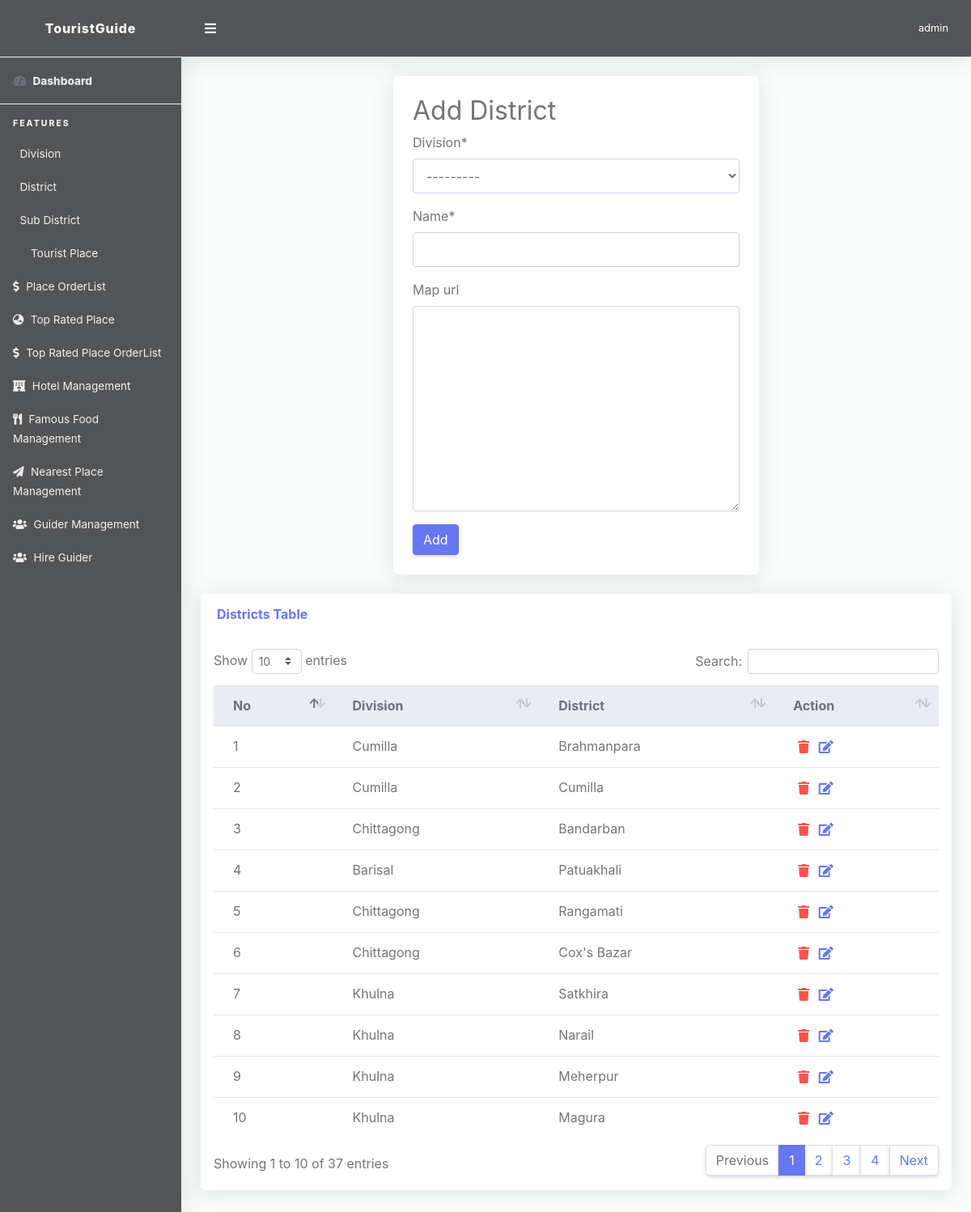
/superadmin/district-page (signed in), run on the app's committed database.
### account/models.py (models this page shows, shortened)
class User(AbstractUser):
    name = models.CharField(max_length=100)
    contact_number = models.CharField(max_length=14, default='')
    favt_food = models.CharField(max_length=100)
    favt_place = models.CharField(max_length=100)
    balance=models.FloatField(default=0.0)

### places/models.py (models this page shows, shortened)
class Division(models.Model):
    name = models.CharField(blank=False, max_length=30)
    def __str__(self):
        return self.name

class District(models.Model):
    division = models.ForeignKey(Division, on_delete=models.CASCADE)
    name = models.CharField(blank=False, max_length=30)
    map_url=models.TextField(default="",blank=True)

### My_Admin/views.py (the view)
# urls.py: path('district-page',views.Districtmanagement,name='district_page'),
def Districtmanagement(request):
    district_data = District.objects.all().order_by("-id")
    if request.user.is_superuser:
        if request.method == "POST":
            form = DistrictForm(request.POST)
            if form.is_valid():
                form.save()
                messages.success(request, "District Saved successfully", extra_tags="district_add")
                return redirect(request.POST['next'])
        else:
            form = DistrictForm()
        context = {
            'form': form,
            'district_data': district_data,
        }
        return render(request, 'App_Admin/district.html', context)
    else:
        return redirect('home')

### My_Admin/forms.py
class DistrictForm(forms.ModelForm):
    class Meta:
        model = District
        fields = "__all__"

### templates/App_Admin/district.html (shortened to what this page needs)
{% extends 'App_Admin/base.html' %}
{% load crispy_forms_tags %}
{% block content %}
<div class="container">
          <div class="row mb-3">
          <div class="col-lg-6 m-0 m-auto">
              <div class="card p-4 mb-4">
              <h2>Add District</h2>
              <form method="post" action="">{% csrf_token %}
                  {{ form|crispy }}
                  <button type="submit" class="btn btn-primary">Add</button>
              </form>
                </div>
          </div>
          <div class="col-lg-12">
              <div class="card mb-4">
                <div class="card-header py-3 d-flex flex-row align-items-center justify-content-between">
                  <h6 class="m-0 font-weight-bold text-primary">Districts Table</h6>
                </div>
                <div class="table-responsive p-3">
                  <table class="table align-items-center table-flush table-hover" id="dataTableHover">
                    <thead class="thead-light">
                      <tr>
                        <th>No</th>
                        <th>Division</th>
                        <th>District</th>
                        <th>Action</th>
                      </tr>
                    </thead>
                    <tbody>
                    {% for g in district_data %}
                      <tr>
                        <td>{{ forloop.counter }}</td>
                        <td>{{ g.division }}</td>
                        <td>{{ g.name }}</td>
                        <td>
                          <button style="border: none;background: no-repeat;outline: none;" data-toggle="modal" value="{{ g.id }}" data-target="#delete_district">
                                <i class="fa fa-trash text-danger"></i></button>
                            <a href="{% url 'App_Admin:district_update' g.id %}"><i class="text-primary fas fa-fw fa-edit" style="color: #801d3b;"></i></a>
                        </td>
                      </tr>
                     {% endfor %}
                    </tbody>
                  </table>
                </div>
              </div>
            </div>
          </div>
</div>
{% endblock %}

### templates/App_Admin/base.html (shortened to what this page needs)
<!DOCTYPE html>
<html lang="en">
{% load static %}
<head>
  <link href="{% static 'superadmin/vendor/fontawesome-free/css/all.min.css' %}" rel="stylesheet" type="text/css">
  <link href="{% static 'superadmin/vendor/bootstrap/css/bootstrap.min.css' %}" rel="stylesheet" type="text/css">
  <link href="{% static 'superadmin/css/ruang-admin.min.css' %}" rel="stylesheet">
  <link href="{% static 'superadmin/vendor/datatables/dataTables.bootstrap4.min.css' %}" rel="stylesheet">
    <link href="{% static 'superadmin/vendor/select2/dist/css/select2.min.css' %}" rel="stylesheet" type="text/css">
<link rel="stylesheet" href="https://pro.fontawesome.com/releases/v5.10.0/css/all.css"/>
</head>
<body id="page-top">
  <div id="wrapper">
    <ul class="navbar-nav sidebar sidebar-light accordion" id="accordionSidebar">
      <a class="sidebar-brand d-flex align-items-center justify-content-center" href="{% url 'home' %}">
        <div class="sidebar-brand-icon">
            TouristGuide
        </div>
      </a>
      <hr class="sidebar-divider my-0">
      <li class="nav-item active">
        <a class="nav-link" href="{% url 'App_Admin:dashboard' %}">
          <i class="fas fa-fw fa-tachometer-alt"></i>
          <span class="text-light">Dashboard</span></a>
      </li>
      <hr class="sidebar-divider">
      <div class="sidebar-heading">
        Features
      </div>
         {% include 'App_Admin/admin_sidebar_option.html' %}
    </ul>
    <div id="content-wrapper" class="d-flex flex-column">
      <div id="content">
        <nav class="navbar navbar-expand navbar-light bg-navbar topbar mb-4 static-top">
          <button id="sidebarToggleTop" class="btn btn-link rounded-circle mr-3">
            <i class="fa fa-bars"></i>
          </button>
            <ul class="navbar-nav ml-auto">
            <li class="nav-item dropdown no-arrow">
              <a class="nav-link dropdown-toggle" href="#" id="userDropdown" role="button" data-toggle="dropdown"
                aria-haspopup="true" aria-expanded="false">
                <span class="ml-2 d-none d-lg-inline text-white small">{{ request.user }}</span>
              </a>
            </li>
          </ul>
        </nav>
       {% block content %}
       {% endblock %}
      </div>
    </div>
  </div>
</body>
</html>

### templates/App_Admin/base.html (style rules this page uses)
.sidebar-light .sidebar-brand { color: #fafafa; background-color: #535456; }
.bg-navbar { color: #fafafa; background-color: #535456 }
.sidebar { color: #fafafa; background-color:#535456 !important; }
.sidebar-light .sidebar-heading { color: #f0f0f0; }
.sidebar-light .nav-item .nav-link { color: #f0f0f0; }
.sidebar-light .nav-item .nav-link i { color: #f0f0f0; }

### data on the page
User: user "admin"
District: division "Cumilla", name "Brahmanpara", {{ g.id }} 37 (drawn)
District: division "Cumilla", name "Cumilla", {{ g.id }} 36 (drawn)
District: division "Chittagong", name "Bandarban", {{ g.id }} 35 (drawn)
District: division "Barisal", name "Patuakhali", {{ g.id }} 34 (drawn)
District: division "Chittagong", name "Rangamati", {{ g.id }} 33 (drawn)
District: division "Chittagong", name "Cox's Bazar", {{ g.id }} 32 (drawn)
District: division "Khulna", name "Satkhira", {{ g.id }} 31 (drawn)
District: division "Khulna", name "Narail", {{ g.id }} 30 (drawn)
District: division "Khulna", name "Meherpur", {{ g.id }} 29 (drawn)
District: division "Khulna", name "Magura", {{ g.id }} 28 (drawn)
